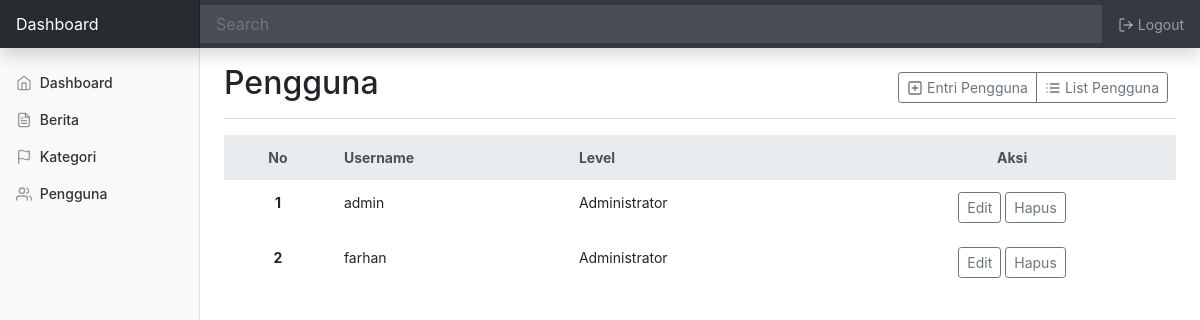
The page /admin/index.php?page=pengguna (signed in) on the database its author committed.
### tables this page shows
CREATE TABLE `user` (
  `id` int(11) NOT NULL,
  `username` varchar(50) DEFAULT NULL,
  `password` varchar(50) DEFAULT NULL,
  `level` varchar(20) DEFAULT NULL
);

### admin/pengguna.php (the view, shortened to what this page needs)
<div class="d-flex justify-content-between flex-wrap flex-md-nowrap align-items-center pt-3 pb-2 mb-3 border-bottom">
  <h1 class="h2">Pengguna</h1>
  <div class="btn-toolbar mb-2 mb-md-0">
    <div class="btn-group mr-2">
      <a href="index.php?page=pengguna&aksi=entri" role="button" class="btn btn-sm btn-outline-secondary"><span data-feather="plus-square"></span> Entri Pengguna</a>
      <a href="index.php?page=pengguna&aksi=list" role="button" class="btn btn-sm btn-outline-secondary"><span data-feather="list"></span> List Pengguna</a>
    </div>
  </div>
</div>
<?php
$aksi = isset($_GET['aksi']) ? $_GET['aksi'] : 'list';
switch ($aksi) {
case 'list':
?>
<table class="table table-borderless">
    <thead class="thead-light">
        <tr>
            <th scope="col"><center>No</center></th>
            <th scope="col">Username</th>
            <th scope="col">Level</th>
            <th scope="col"><center>Aksi</center></th>
        </tr>
    </thead>
    <tbody>
        <?php
        include_once('koneksi.php');
        $no = 1;
        $sql = $mysqli->query("SELECT * FROM user ORDER BY username ASC");
        while ($data = $sql->fetch_array()) {
        ?>
        <tr>
            <th scope="row"><?php echo "<center>$no</center>"; ?></th>
            <td><?php echo $data['username'] ?></td>
            <td><?php echo $data['level'] ?></td>
            <td><center>
                <a href="?page=pengguna&aksi=edit&id=<?php echo $data['id'] ?>" class="btn btn-sm btn-outline-secondary">Edit</a>
                <a href="aksi_pengguna.php?page=pengguna&proses=delete&id=<?php echo $data['id'] ?>" class="btn btn-sm btn-outline-secondary" onclick="return confirm('Yakin akan menghapus data?')">Hapus</a>
            </center></td>
        </tr>
        <?php
        $no++;
        }
        ?>
    </tbody>
</table>
<?php
break;
?>
<?php
}
?>

### assets/css/dashboard.css (style rules this page uses)
body { font-size: .875rem; }
.feather { width: 16px; height: 16px; vertical-align: text-bottom; }

### rows shown on the page
user: username "admin", level "Administrator"
user: username "farhan", level "Administrator"
